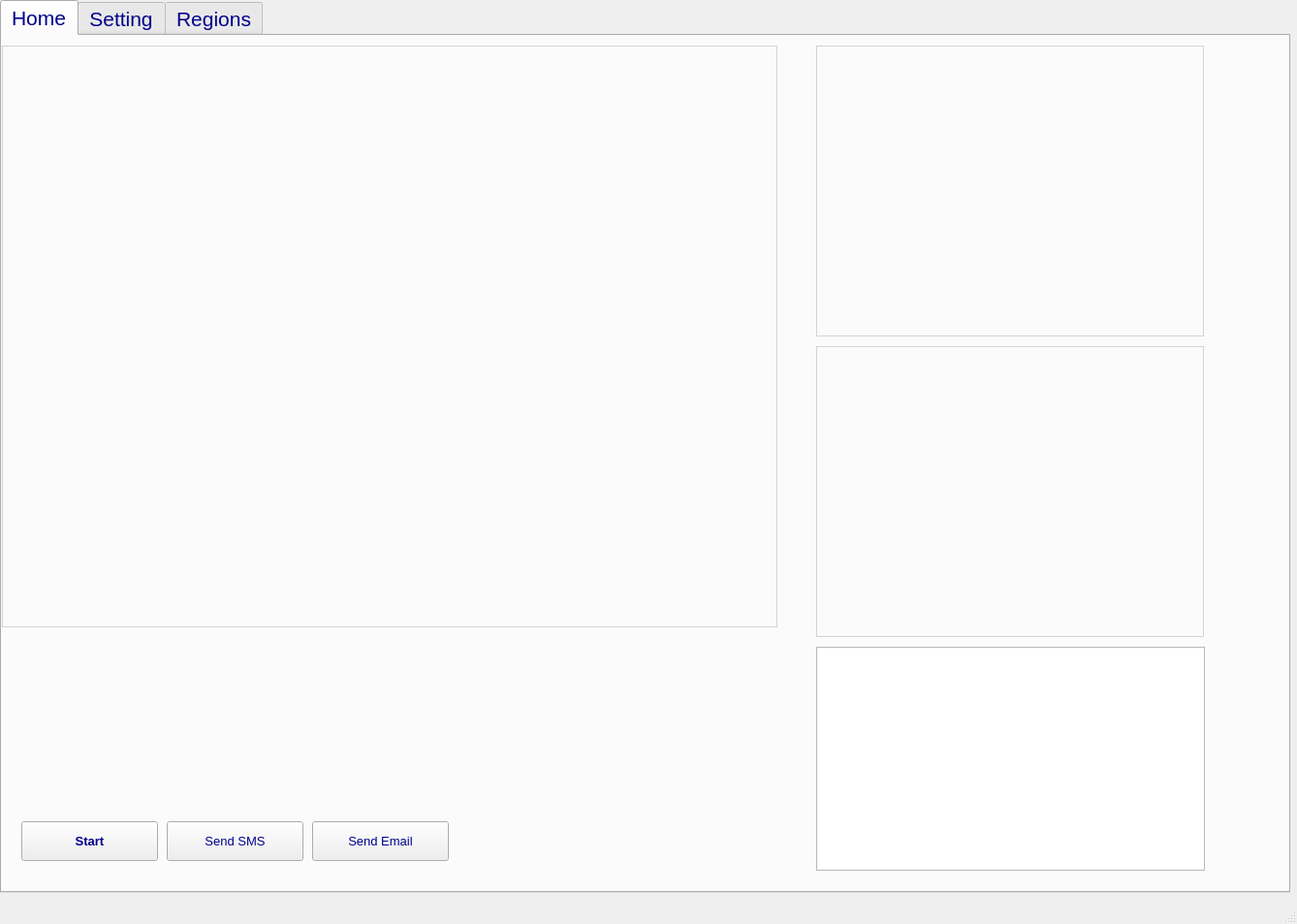
<?xml version="1.0" encoding="UTF-8"?>
<ui version="4.0">
 <class>MainWindow</class>
 <widget class="QMainWindow" name="MainWindow">
  <property name="geometry">
   <rect>
    <x>0</x>
    <y>0</y>
    <width>1338</width>
    <height>953</height>
   </rect>
  </property>
  <property name="windowTitle">
   <string>Forest Fire Detector - Dhanalakshmi Srinivasan Engineering College</string>
  </property>
  <property name="windowIcon">
   <iconset>
    <normaloff>tree.png</normaloff>tree.png</iconset>
  </property>
  <widget class="QWidget" name="centralwidget">
   <widget class="QTabWidget" name="sekmeler">
    <property name="geometry">
     <rect>
      <x>0</x>
      <y>0</y>
      <width>1331</width>
      <height>921</height>
     </rect>
    </property>
    <property name="font">
     <font>
      <family>Arial</family>
      <pointsize>16</pointsize>
      <weight>50</weight>
      <bold>false</bold>
     </font>
    </property>
    <property name="styleSheet">
     <string notr="true">color:rgb(0, 0, 139)</string>
    </property>
    <property name="currentIndex">
     <number>0</number>
    </property>
    <widget class="QWidget" name="algilama_sekmesi">
     <attribute name="title">
      <string>Home</string>
     </attribute>
     <widget class="QPushButton" name="algilama_butonu">
      <property name="geometry">
       <rect>
        <x>20</x>
        <y>810</y>
        <width>141</width>
        <height>41</height>
       </rect>
      </property>
      <property name="font">
       <font>
        <family>Arial</family>
        <pointsize>10</pointsize>
        <weight>75</weight>
        <bold>true</bold>
       </font>
      </property>
      <property name="text">
       <string>Start</string>
      </property>
     </widget>
     <widget class="QLabel" name="resim_label">
      <property name="geometry">
       <rect>
        <x>0</x>
        <y>10</y>
        <width>800</width>
        <height>600</height>
       </rect>
      </property>
      <property name="styleSheet">
       <string notr="true">border: 1px solid lightgray;
</string>
      </property>
      <property name="frameShadow">
       <enum>QFrame::Plain</enum>
      </property>
      <property name="text">
       <string/>
      </property>
      <property name="scaledContents">
       <bool>true</bool>
      </property>
     </widget>
     <widget class="QLabel" name="resim_label2">
      <property name="geometry">
       <rect>
        <x>840</x>
        <y>10</y>
        <width>400</width>
        <height>300</height>
       </rect>
      </property>
      <property name="styleSheet">
       <string notr="true">border: 1px solid lightgray</string>
      </property>
      <property name="text">
       <string/>
      </property>
      <property name="scaledContents">
       <bool>true</bool>
      </property>
     </widget>
     <widget class="QPlainTextEdit" name="konsol">
      <property name="geometry">
       <rect>
        <x>840</x>
        <y>630</y>
        <width>401</width>
        <height>231</height>
       </rect>
      </property>
      <property name="font">
       <font>
        <family>Calibri Light</family>
        <pointsize>9</pointsize>
       </font>
      </property>
      <property name="styleSheet">
       <string notr="true">color:red</string>
      </property>
     </widget>
     <widget class="QPushButton" name="mail_butonu">
      <property name="geometry">
       <rect>
        <x>320</x>
        <y>810</y>
        <width>141</width>
        <height>41</height>
       </rect>
      </property>
      <property name="font">
       <font>
        <family>Arial</family>
        <pointsize>10</pointsize>
        <weight>50</weight>
        <bold>false</bold>
       </font>
      </property>
      <property name="text">
       <string>Send Email</string>
      </property>
     </widget>
     <widget class="QLabel" name="resim_label3">
      <property name="geometry">
       <rect>
        <x>840</x>
        <y>320</y>
        <width>400</width>
        <height>300</height>
       </rect>
      </property>
      <property name="styleSheet">
       <string notr="true">border: 1px solid lightgray</string>
      </property>
      <property name="lineWidth">
       <number>1</number>
      </property>
      <property name="text">
       <string/>
      </property>
      <property name="scaledContents">
       <bool>true</bool>
      </property>
     </widget>
     <widget class="QPushButton" name="sms_butonu">
      <property name="geometry">
       <rect>
        <x>170</x>
        <y>810</y>
        <width>141</width>
        <height>41</height>
       </rect>
      </property>
      <property name="font">
       <font>
        <family>Arial</family>
        <pointsize>10</pointsize>
        <weight>50</weight>
        <bold>false</bold>
       </font>
      </property>
      <property name="text">
       <string>Send SMS</string>
      </property>
     </widget>
    </widget>
    <widget class="QWidget" name="ayarlar_sekmesi">
     <attribute name="title">
      <string>Setting</string>
     </attribute>
     <widget class="QLabel" name="label">
      <property name="geometry">
       <rect>
        <x>0</x>
        <y>0</y>
        <width>221</width>
        <height>31</height>
       </rect>
      </property>
      <property name="text">
       <string>User ID:</string>
      </property>
     </widget>
     <widget class="QLabel" name="label_2">
      <property name="geometry">
       <rect>
        <x>0</x>
        <y>70</y>
        <width>221</width>
        <height>31</height>
       </rect>
      </property>
      <property name="text">
       <string>User Contact No:</string>
      </property>
     </widget>
     <widget class="QLabel" name="label_3">
      <property name="geometry">
       <rect>
        <x>0</x>
        <y>140</y>
        <width>221</width>
        <height>31</height>
       </rect>
      </property>
      <property name="text">
       <string>User Email ID</string>
      </property>
     </widget>
     <widget class="QPushButton" name="yetkili_kaydet_butonu">
      <property name="geometry">
       <rect>
        <x>20</x>
        <y>220</y>
        <width>93</width>
        <height>28</height>
       </rect>
      </property>
      <property name="text">
       <string>save</string>
      </property>
     </widget>
     <widget class="QPlainTextEdit" name="konsol_ayarlar">
      <property name="geometry">
       <rect>
        <x>930</x>
        <y>630</y>
        <width>401</width>
        <height>231</height>
       </rect>
      </property>
      <property name="font">
       <font>
        <family>Calibri Light</family>
        <pointsize>9</pointsize>
       </font>
      </property>
      <property name="styleSheet">
       <string notr="true">color:red</string>
      </property>
     </widget>
     <widget class="QLineEdit" name="yetkili_adi_text">
      <property name="geometry">
       <rect>
        <x>0</x>
        <y>30</y>
        <width>221</width>
        <height>31</height>
       </rect>
      </property>
     </widget>
     <widget class="QLineEdit" name="yetkili_cep_telefonu_text">
      <property name="geometry">
       <rect>
        <x>0</x>
        <y>100</y>
        <width>221</width>
        <height>31</height>
       </rect>
      </property>
     </widget>
     <widget class="QLineEdit" name="yetkili_mail_adresi_text">
      <property name="geometry">
       <rect>
        <x>0</x>
        <y>170</y>
        <width>221</width>
        <height>31</height>
       </rect>
      </property>
     </widget>
     <widget class="QPushButton" name="yetkili_duzenle_butonu">
      <property name="geometry">
       <rect>
        <x>150</x>
        <y>220</y>
        <width>93</width>
        <height>28</height>
       </rect>
      </property>
      <property name="text">
       <string>Edit</string>
      </property>
     </widget>
     <widget class="QTableWidget" name="yetkili_table_widget">
      <property name="geometry">
       <rect>
        <x>0</x>
        <y>250</y>
        <width>531</width>
        <height>341</height>
       </rect>
      </property>
      <property name="editTriggers">
       <set>QAbstractItemView::AnyKeyPressed|QAbstractItemView::CurrentChanged|QAbstractItemView::DoubleClicked|QAbstractItemView::EditKeyPressed</set>
      </property>
      <column>
       <property name="text">
        <string>ID</string>
       </property>
      </column>
      <column>
       <property name="text">
        <string>User Name</string>
       </property>
      </column>
      <column>
       <property name="text">
        <string>User Id</string>
       </property>
      </column>
      <column>
       <property name="text">
        <string>E-Mail Id</string>
       </property>
      </column>
     </widget>
    </widget>
    <widget class="QWidget" name="bolgeler_sekmesi">
     <attribute name="title">
      <string>Regions</string>
     </attribute>
    </widget>
   </widget>
  </widget>
  <widget class="QMenuBar" name="menubar">
   <property name="geometry">
    <rect>
     <x>0</x>
     <y>0</y>
     <width>1338</width>
     <height>26</height>
    </rect>
   </property>
  </widget>
  <widget class="QStatusBar" name="statusbar"/>
 </widget>
 <resources/>
 <connections/>
</ui>
